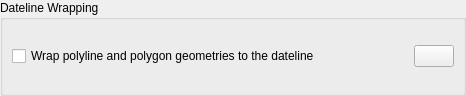
<?xml version="1.0" encoding="UTF-8"?>
<ui version="4.0">
 <class>DatelineWrapOptionsWidget</class>
 <widget class="QWidget" name="DatelineWrapOptionsWidget">
  <property name="geometry">
   <rect>
    <x>0</x>
    <y>0</y>
    <width>466</width>
    <height>96</height>
   </rect>
  </property>
  <property name="windowTitle">
   <string>Form</string>
  </property>
  <layout class="QHBoxLayout" name="horizontalLayout_2">
   <property name="spacing">
    <number>0</number>
   </property>
   <property name="margin">
    <number>0</number>
   </property>
   <item>
    <widget class="QGroupBox" name="group_box_dateline_wrap">
     <property name="title">
      <string>Dateline Wrapping</string>
     </property>
     <layout class="QHBoxLayout" name="horizontalLayout">
      <property name="spacing">
       <number>1</number>
      </property>
      <property name="topMargin">
       <number>1</number>
      </property>
      <property name="bottomMargin">
       <number>1</number>
      </property>
      <item>
       <widget class="QCheckBox" name="check_box_wrap_dateline">
        <property name="text">
         <string>Wrap polyline and polygon geometries to the dateline</string>
        </property>
        <property name="checked">
         <bool>false</bool>
        </property>
       </widget>
      </item>
      <item>
       <spacer name="horizontalSpacer">
        <property name="orientation">
         <enum>Qt::Horizontal</enum>
        </property>
        <property name="sizeHint" stdset="0">
         <size>
          <width>136</width>
          <height>20</height>
         </size>
        </property>
       </spacer>
      </item>
      <item>
       <widget class="QPushButton" name="push_button_help_dateline_wrap">
        <property name="text">
         <string/>
        </property>
        <property name="icon">
         <iconset resource="../qt-resources/qt_widgets.qrc">
          <normaloff>:/human_help_browser_16.png</normaloff>:/human_help_browser_16.png</iconset>
        </property>
       </widget>
      </item>
     </layout>
    </widget>
   </item>
  </layout>
 </widget>
 <resources>
  <include location="../qt-resources/qt_widgets.qrc"/>
 </resources>
 <connections/>
</ui>
